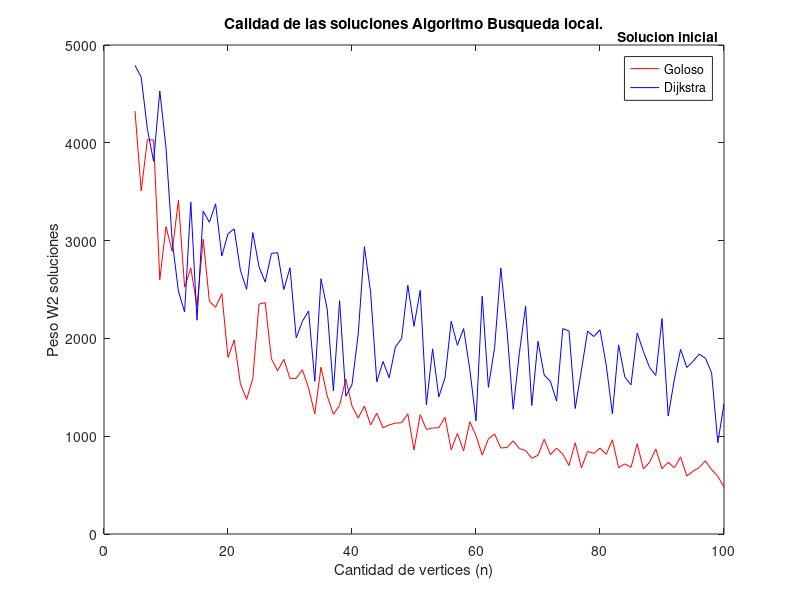

Write the MATLAB code that produced this figure.
function graficar_busq_local_calidad()

  close all;

datos_m_gol = [5 4324
6 3508
7 4032
8 4028
9 2601
10 3144
11 2890
12 3413
13 2524
14 2719
15 2328
16 3014
17 2379
18 2318
19 2457
20 1805
21 1983
22 1537
23 1376
24 1589
25 2351
26 2365
27 1791
28 1670
29 1786
30 1591
31 1591
32 1680
33 1490
34 1228
35 1706
36 1412
37 1224
38 1315
39 1586
40 1309
41 1185
42 1308
43 1115
44 1235
45 1086
46 1116
47 1134
48 1138
49 1228
50 859
51 1221
52 1070
53 1084
54 1087
55 1193
56 861
57 1029
58 850
59 1148
60 1005
61 808
62 972
63 1023
64 879
65 885
66 952
67 874
68 854
69 774
70 805
71 969
72 812
73 878
74 816
75 700
76 933
77 675
78 844
79 824
80 878
81 815
82 964
83 677
84 717
85 681
86 923
87 665
88 734
89 868
90 668
91 733
92 677
93 789
94 593
95 641
96 680
97 748
98 658
99 590
100 480
]; 
datos_m_dij = [5 4791
6 4671
7 4138
8 3811
9 4530
10 3949
11 2998
12 2485
13 2270
14 3392
15 2186
16 3301
17 3188
18 3376
19 2842
20 3070
21 3120
22 2697
23 2501
24 3082
25 2732
26 2577
27 2869
28 2877
29 2499
30 2723
31 2007
32 2174
33 2281
34 1561
35 2610
36 2301
37 1464
38 2386
39 1409
40 1527
41 2043
42 2938
43 2471
44 1555
45 1764
46 1598
47 1913
48 1999
49 2543
50 2124
51 2492
52 1321
53 1893
54 1401
55 1596
56 2174
57 1929
58 2101
59 1682
60 1158
61 2431
62 1500
63 1906
64 2720
65 2080
66 1276
67 1853
68 2330
69 1314
70 1970
71 1625
72 1562
73 1359
74 2100
75 2075
76 1283
77 1673
78 2075
79 2019
80 2088
81 1729
82 1228
83 1934
84 1606
85 1525
86 2055
87 1867
88 1702
89 1621
90 2203
91 1206
92 1584
93 1888
94 1703
95 1765
96 1840
97 1798
98 1648
99 934
100 1329
]; 


  figure;
  plot(datos_m_gol(:,1), datos_m_gol(:,2), 'r');
  hold on;
  plot(datos_m_dij(:,1), datos_m_dij(:,2), 'b');
  title('Calidad de las soluciones Algoritmo Busqueda local.');
  xlabel('Cantidad de vertices (n)');
  ylabel('Peso W2 soluciones');
  hleg = legend({'Goloso', 'Dijkstra'});
  %set(hleg, 'Position', [0.2 0.55 0.3 0.3]);
  set(get(hleg,'Title'),'String','Solucion inicial');
  saveas(gca, ['../graficos/busq_local_calidad.eps'],'epsc');
%   
%   figure;
%   semilogy(datos_m_0_5(:,1), datos_m_0_5(:,2), 'Color', cc(1,:));
%   hold on;
%   semilogy(datos_m_0_8(:,1), datos_m_0_8(:,2), 'Color', cc(2,:));
%   semilogy(datos_m_1(:,1), datos_m_1(:,2), 'Color', cc(3,:));
%   title('Tiempo de ejecucion algoritmo exacto. Escala logaritmica');
%   xlabel('Cantidad de vertices (n)');
%   ylabel('Tiempo (ns)');
%   hleg = legend({'50%', '80%', '100%'});
%   set(hleg, 'Position', [0.2 0.55 0.3 0.3]);
%   set(get(hleg,'Title'),'String','# aristas / # aristas Kn');
%   saveas(gca, ['../graficos/exacto_tiempo_log.eps'],'epsc');
%%
  datos_m_1 = [5 45806
6 26001
7 41114
8 54607
9 77432
10 110316
11 141976
12 164472
13 192901
14 181451
15 141966
16 158105
17 253415
18 399629
19 273453
20 190123
21 327673
22 502661
23 484188
24 550658
25 551715
26 510646
27 353781
28 501151
29 630143
30 727633
31 525171
32 386552
33 720868
34 165543
35 723407
36 388159
37 797409
38 1593140
39 1173210
40 469684
41 1486596
42 1451548
43 1583130
44 2056881
45 1769942
46 732380
47 1048046
48 1591060
49 1044918
50 1677961
51 1238419
52 342689
53 430700
54 2981822
55 1123877
56 2210161
57 1831081
58 1308894
59 2106137
60 2297942
61 3146572
62 1756347
63 2618494
64 3455084
65 4009238
66 3097072
67 3896601
68 704033
69 523623
70 449734
71 4138737
72 2313603
73 4996156
74 2936469
75 2838652
76 2221403
77 3392073
78 4177532
79 4666266
80 4147793
81 6660510
82 1872341
83 6935812
84 2887057
85 5552527
86 1816346
87 7044750
88 1085999
89 902180
90 3873660
91 6383995
92 2548556
93 866661
94 3776349
95 6803079
96 7187546
97 4837991
98 2700192
99 8146311
100 8085914];

  datos_m_0_8 = [5 36447
6 44224
7 67063
8 73944
9 74874
10 58215
11 136645
12 69665
13 97181
14 246043
15 278743
16 225962
17 326990
18 135703
19 291385
20 130235
21 326057
22 56829
23 168020
24 312931
25 381332
26 370262
27 613186
28 488758
29 330231
30 670332
31 684511
32 556730
33 269273
34 144666
35 1135052
36 950394
37 653679
38 585333
39 1399689
40 978353
41 247091
42 184191
43 551810
44 925001
45 570087
46 1099913
47 1527724
48 1923947
49 1881874
50 2074830
51 1055938
52 2280018
53 2221194
54 1112118
55 1570478
56 1432601
57 2188973
58 1501287
59 3290657
60 2275895
61 2996330
62 2418998
63 2102686
64 2304640
65 3814870
66 2703483
67 1797247
68 3805026
69 3276494
70 366335
71 685950
72 1982608
73 2290102
74 3709439
75 2037458
76 716366
77 4523978
78 3904857
79 3358031
80 4509625
81 5574636
82 352907
83 2604014
84 2939993
85 5211883
86 2927251
87 4938913
88 1859812
89 6822380
90 5799253
91 7223606
92 323898
93 2058921
94 3737813
95 6910794
96 1208825
97 6982981
98 2239237
99 3567646
100 5022403];

  datos_m_0_5 = [5 37019
6 52277
7 41593
8 45269
9 94881
10 92445
11 145503
12 115966
13 181186
14 88694
15 217220
16 209388
17 253977
18 212981
19 299993
20 271080
21 225315
22 226413
23 275624
24 391639
25 198219
26 479315
27 295153
28 371649
29 212808
30 724409
31 146376
32 851407
33 870285
34 105497
35 818274
36 535662
37 1033990
38 880765
39 237215
40 1035647
41 476158
42 1222931
43 1289672
44 905779
45 529828
46 1355728
47 1290798
48 617030
49 914586
50 1429333
51 1024217
52 1823480
53 1431077
54 1632979
55 614162
56 258001
57 1736969
58 1323947
59 1712947
60 1693139
61 951351
62 2896069
63 3163780
64 2765076
65 1893076
66 2479377
67 1884312
68 3246971
69 985101
70 2145778
71 3712229
72 2067432
73 220368
74 652833
75 810659
76 2905286
77 3153862
78 4254960
79 3853249
80 781493
81 414097
82 4009993
83 3537616
84 3771542
85 2692745
86 2768706
87 3677434
88 2298099
89 4755050
90 755666
91 3915334
92 4984922
93 1946896
94 4758369
95 3774294
96 6433743
97 3913684
98 6162939
99 4024135
100 5161845];
%%




end